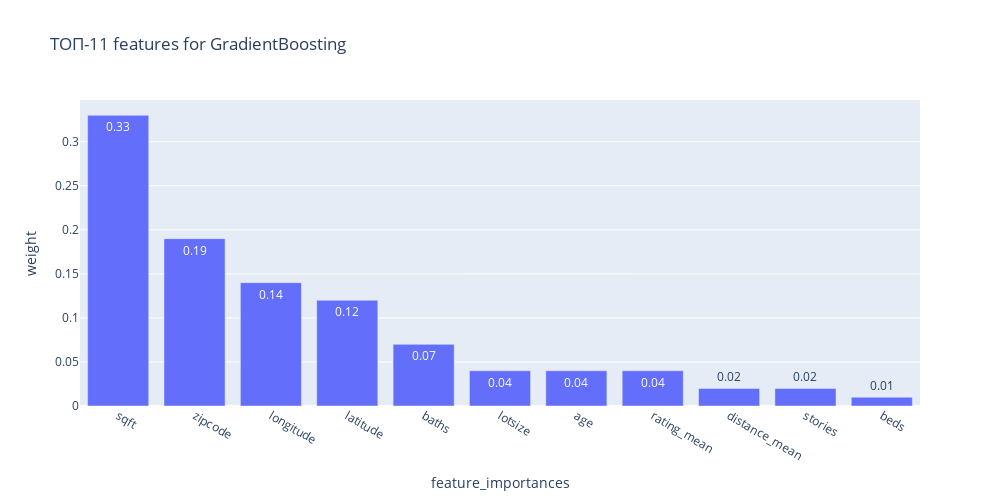

Notebook code cell kept with this figure:
### Code cell
# визуализируем важные признаки в градинетном бустинге
aa = pd.DataFrame([gb.feature_importances_], columns=X_train_scal[new_best].columns)
fig = px.bar( 
    x=list(aa.loc[0].sort_values(ascending=False).index),
    y=round(aa.loc[0].sort_values(ascending=False), 2),
    text_auto=True,
    title='ТОП-11 features for GradientBoosting',
    height=500, 
    width=1000,
    labels={'x':'feature_importances', 'y':'weight'}
       
)
fig.show()

### Figure 1 — Plotly figure (JSON) as saved in the notebook; plotly's stock layout.template omitted (floating-point values rounded to 4 significant figures)
{"data": [{"alignmentgroup": "True", "hovertemplate": "feature_importances=%{x}<br>weight=%{y}<extra></extra>", "legendgroup": "", "marker": {"color": "#636efa", "pattern": {"shape": ""}}, "name": "", "offsetgroup": "", "orientation": "v", "showlegend": false, "textposition": "auto", "texttemplate": "%{y}", "type": "bar", "x": ["sqft", "zipcode", "longitude", "latitude", "baths", "lotsize", "age", "rating_mean", "distance_mean", "stories", "beds"], "xaxis": "x", "y": [0.33, 0.19, 0.14, 0.12, 0.07, 0.04, 0.04, 0.04, 0.02, 0.02, 0.01], "yaxis": "y"}], "layout": {"barmode": "relative", "height": 500, "legend": {"tracegroupgap": 0}, "title": {"text": "ТОП-11 features for GradientBoosting"}, "width": 1000, "xaxis": {"anchor": "y", "domain": [0, 1], "title": {"text": "feature_importances"}}, "yaxis": {"anchor": "x", "domain": [0, 1], "title": {"text": "weight"}}}}
